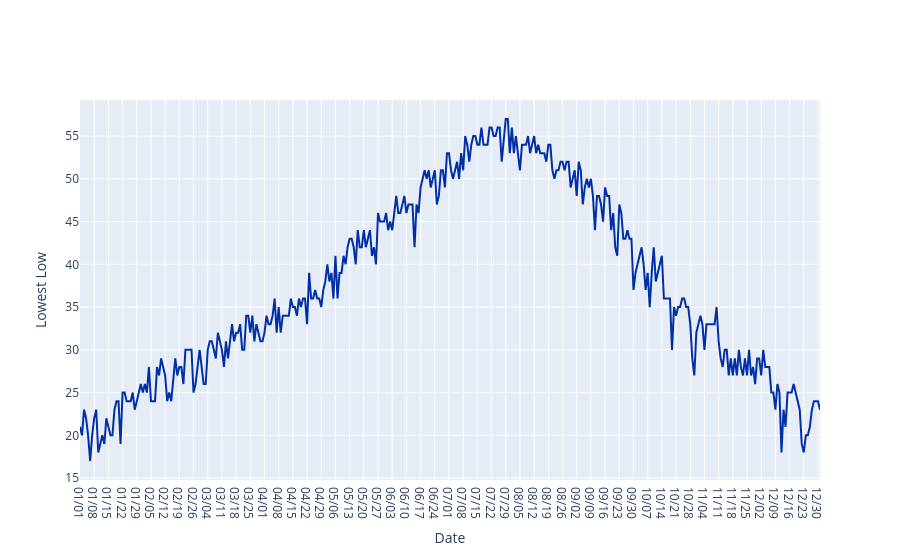

Notebook source saved alongside this figure:
### Code cell
temps.plot('Date', 'Lowest Low')

### Figure 1 — Plotly figure (JSON) as saved in the notebook; plotly's stock layout.template omitted (floating-point values rounded to 4 significant figures; data arrays with more than 128 entries replaced by an {"elided": "..."} marker saying what was removed)
{"data": [{"line": {"color": "rgb(0,47,167)"}, "mode": "lines", "name": "Lowest Low", "type": "scatter", "x": {"elided": "366 str values"}, "y": {"elided": "366 int values"}}], "layout": {"xaxis": {"title": {"text": "Date"}}, "yaxis": {"title": {"text": "Lowest Low"}}}}
